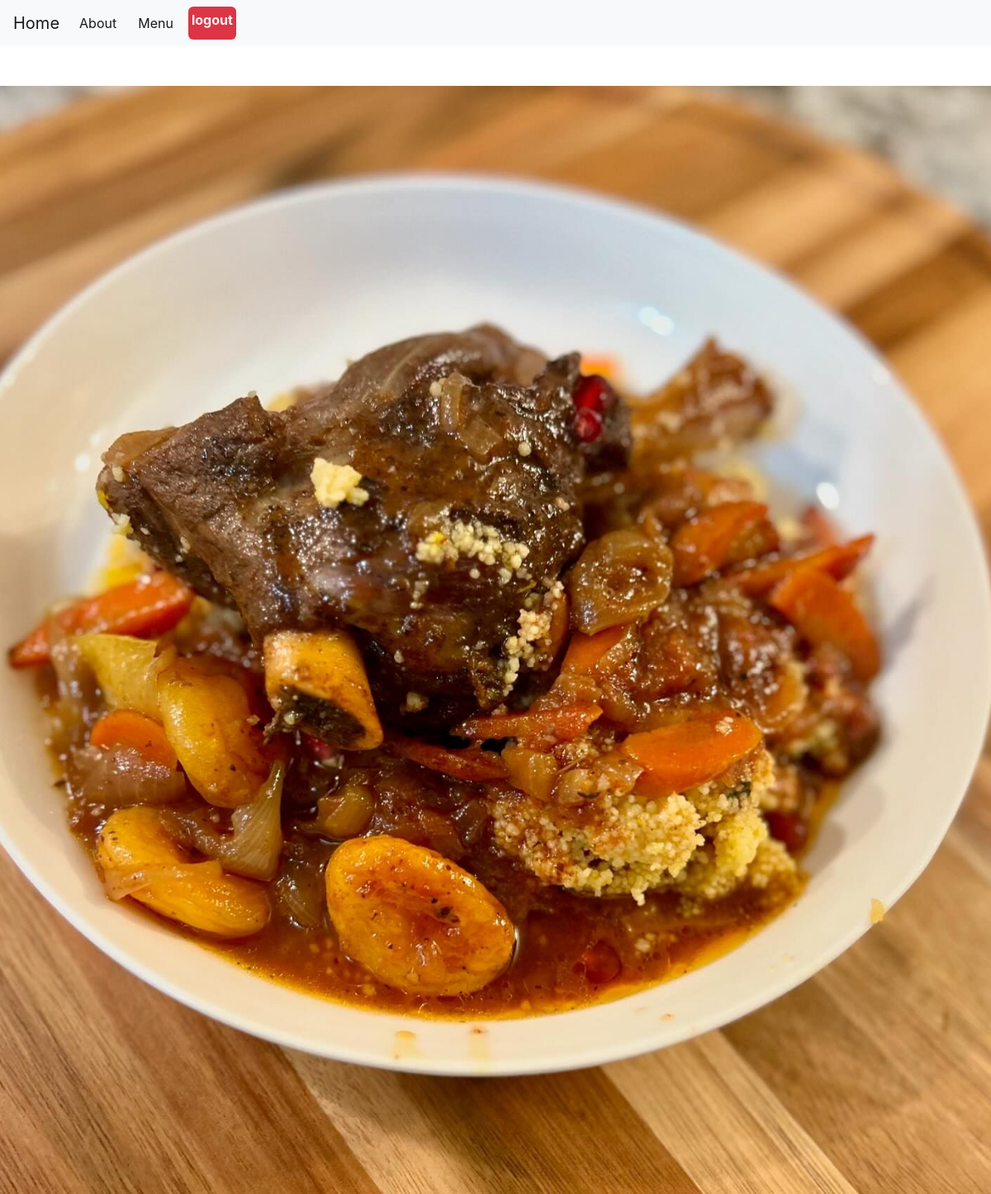
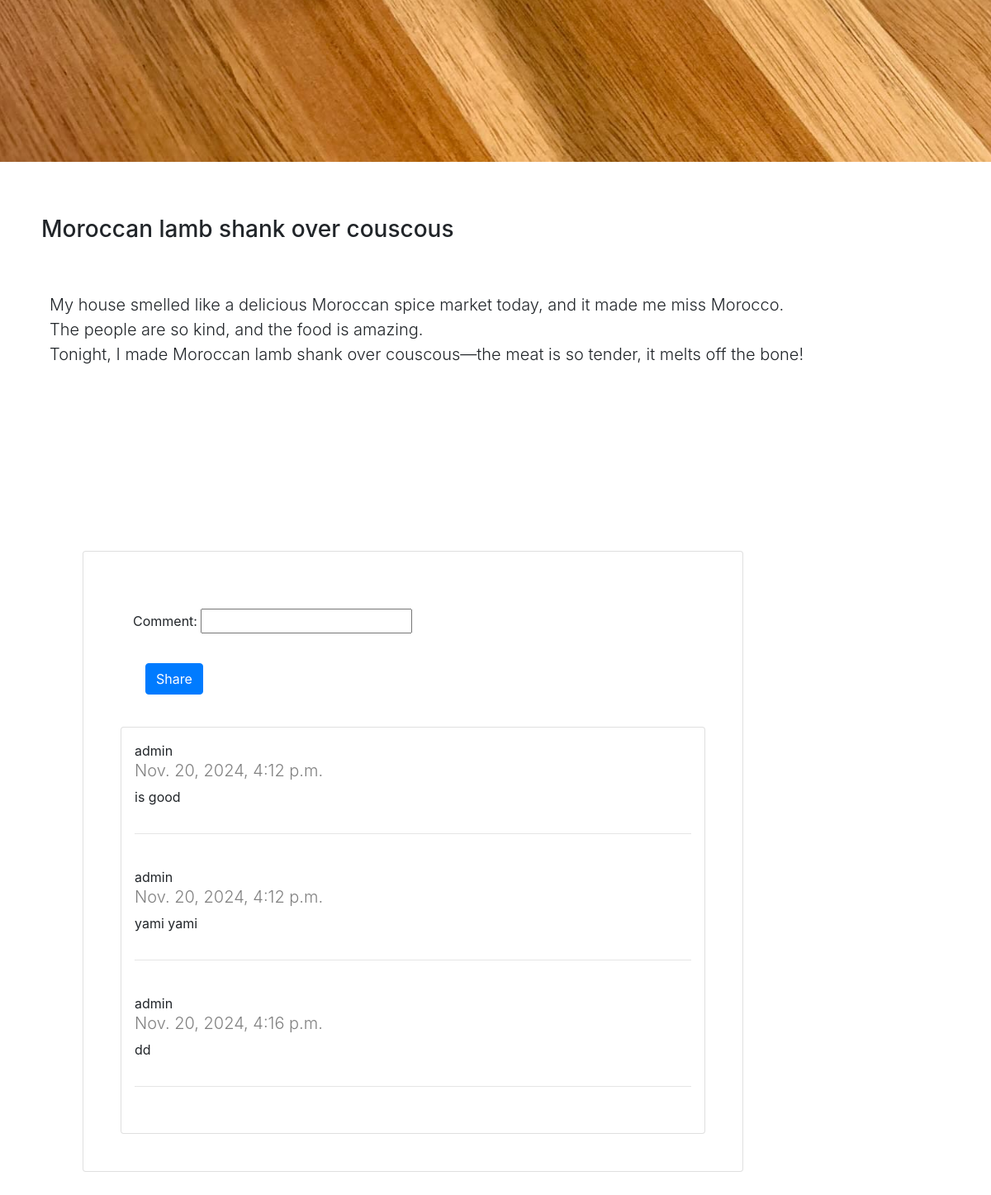
The page /recipe/detail/moroccan-lamb-shank-over-couscous/ (signed in) on the database its author committed (2 pictures, top to bottom).
### recipe_app/models.py (models this page shows, shortened)
class Recipe(models.Model):
    name = models.CharField(max_length=500)
    slug = models.CharField(max_length=500, blank=True)
    description = models.CharField(max_length=1000)
    img = models.ImageField(upload_to='media/')
    ratings = GenericRelation(Rating)
    created_at = models.DateTimeField(auto_now_add=True)

class Comment(models.Model):
    user = models.ForeignKey(User, on_delete=models.CASCADE)
    recipe = models.ForeignKey(Recipe, on_delete=models.CASCADE)
    comment = models.CharField(max_length=255)
    created_at = models.DateTimeField(auto_now_add=True)

### recipe_app/views.py (the view)
# urls.py: path('recipe/detail/<slug:slug>/', views.recipe_detail, name='recipe_detail'),
def recipe_detail(request, slug):
    recipe = get_object_or_404(Recipe, slug=slug)
    comments = Comment.objects.filter(recipe=recipe)
    recipe.description = recipe.description.replace('. ' , '. <br>')
    recipe.description = recipe.description.replace(': ' , ': <br>')
    if request.method == 'POST':
        form = CommentForm(request.POST)
        if form.is_valid():
            comment = form.save(commit=False)
            comment.user = request.user
            comment.recipe = recipe
            comment.save()
    else:
        form = CommentForm()
    context = {
        'recipe' : recipe,
        'comments' : comments,
        'form' : form,
    }
    return render(request, 'pages/recipe_detail.html', context)

### recipe_app/forms.py
class CommentForm(forms.ModelForm):
    class Meta:
        model = Comment
        fields = ('comment',)

### recipe_app/templates/pages/recipe_detail.html (shortened to what this page needs)
{% extends 'pages/base.html' %}
{% load ratings %}
{% block content %}
<br>
<div class="d-flex row ">
    <img src="{{ recipe.img.url }}" class="img-fluid"  alt="">
    <div style="margin: 15px;">
        <h3 class="card-title" style="margin: 50px;">{{ recipe.name }}</h3>
        <p class="lead" style="margin: 60px;">{{ recipe.description|safe }}</p>
        <br>
    </div>
</div>
<div style="margin: 100px; padding: 45px;" class="comment card col-8 ">
    <br>
    {% if request.user.is_authenticated %}
    <form  class="col-lg-12" method="post">
        {{ form.as_p }}
        <button class="btn btn-primary" style="margin: 15px;" type="submit">Share</button>
    </form>
    {% else %}
    <h3>You need to Sign in to comment.</h3>
    {% endif %}
    <br>
    {% if comments %}
    <div class="card p-3 ">
        {% for comment in comments %}
            <span>{{ comment.user.username }}</span>
            <h5 class="lead" style="size: 15px; color: gray;">{{ comment.created_at }}</h5>
            <p>{{ comment.comment }}</p>
            <hr>
            <br>
        {% endfor %}
    {% else %}
        <p>Not comment yet.</p>
        <br>
    </div>
    {% endif %}
</div>
{% endblock content %}

### rows shown on the page
Recipe: img (picture), name "Moroccan lamb shank over couscous", description "My house smelled like a delicious Moroccan spice market today, and it made me miss Morocco. The people are so kind, and the food is amazing. Tonight, I made Moroccan lamb shank over couscous—the meat is so tender, it melts off the bone!"
Comment: user.username "admin", created_at "Nov. 20, 2024, 4:12 p.m.", comment "is good"
Comment: user.username "admin", created_at "Nov. 20, 2024, 4:12 p.m.", comment "yami yami"
Comment: user.username "admin", created_at "Nov. 20, 2024, 4:16 p.m.", comment "dd"
